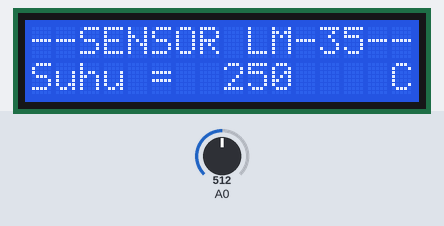
A sketch run on a simulated Arduino Uno, built with avr-gcc and run on an emulated ATmega328P. Shown: 16×2 character LCD. Inputs (shaded band) come from the test bench; at power-on: A0 = 512.

Above: at 3.2 s.
3.3 s: A0 set to 716
At 4.1 s:
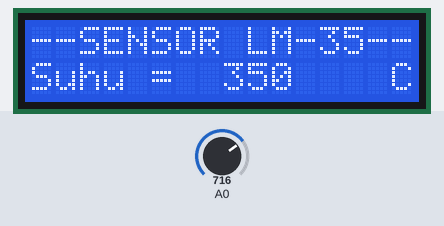
6.4 s: A0 set to 220
At 7.3 s:
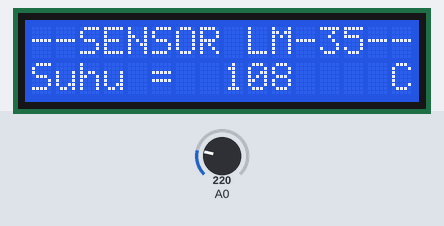
8.4 s: A0 set to 188
At 8.9 s:
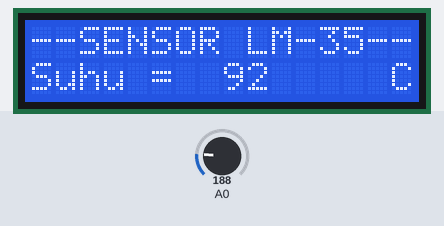
Timing chart, 0 to 11.4 s (numbered marks = the images above; inputs shaded):
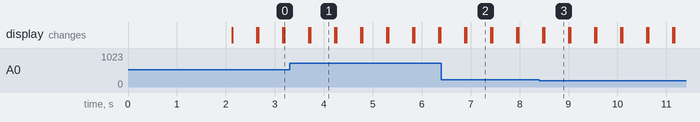

Measured:
- after the input at 3.3 s, the display: first differs from a run without the input after 0.42 s (image 1)
- after the input at 6.4 s, the display: first differs from a run without the input after 0.51 s (image 2)
- after the input at 8.4 s, the display: first differs from a run without the input after 0.10 s (image 3)
- what the display in image 1 shows lasts 0.5 s, from 3.7 s to 4.2 s

The sketch:

M8-LM35.ino
```cpp
#include <Wire.h>
#include <LiquidCrystal_I2C.h>

LiquidCrystal_I2C lcd(0x20, 16, 2); // Untuk di protheus pakai LCD Address 20 dan 27 untuk di percobaan realtimenya

void setup() {
  lcd.init();
  lcd.backlight();
  lcd.setCursor(0, 0);
  lcd.print("--SENSOR LM-35--");
  lcd.setCursor(0, 1);
  lcd.print("    SIMULASI    ");
  delay(2000);
  lcd.clear();
}

void loop() {
  float sensorValue = analogRead(A0) * 0.48875;
  lcd.setCursor(0, 0);
  lcd.print("--SENSOR LM-35--");
  lcd.setCursor(0, 1);
  lcd.print("Suhu = ");
  lcd.setCursor(8, 1);
  lcd.print(sensorValue, 0);
  lcd.setCursor(15, 1);
  lcd.print("C");
  delay(500);
  lcd.clear();
}
```
